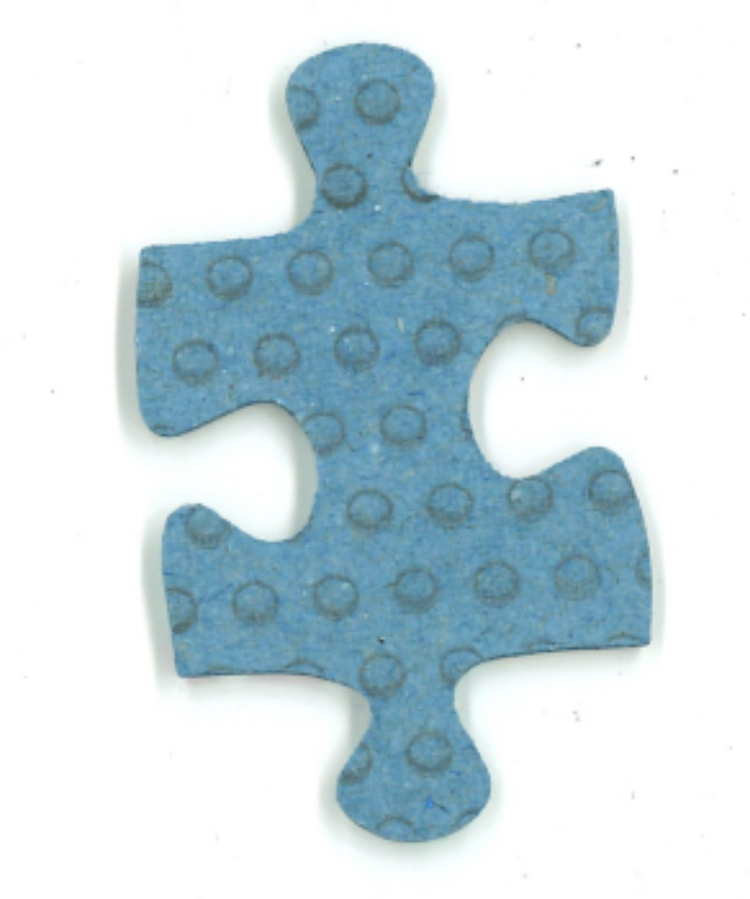
#> input picture resources/piece4.jpeg, 1500 x 1797 px (shown at 1/2 size)
$ python points_bspline.py
#> lines starting #> are read from the running program, lines starting #| are printed output that depends on the picture; after the words box and inside, x2 and y2 are one past the last pixel; in counts of white or black regions, pixels touching at a corner belong together
### elodie/reconnaissance_piece_vf.py
"""
Analyse d'une pièce de puzzle à partir d'une photo.

Étapes :
1. Segmentation de la pièce par couleur (masque HSV calibré automatiquement).
2. Nettoyage du masque (ouverture/fermeture morphologique, remplissage des trous).
3. Extraction du contour et détection des coins (courbure locale).
4. Découpage du contour en segments (un par côté de la pièce).
5. Ajustement d'une spline sur chaque segment.
6. Normalisation de chaque segment dans un repère coin-à-coin, pour pouvoir
   comparer la forme des côtés entre pièces différentes.
"""

import numpy as np
import matplotlib.pyplot as plt
from matplotlib import image
from scipy import ndimage
from scipy.interpolate import splprep, splev
from skimage.feature import corner_harris, corner_peaks
from skimage import measure
from skimage.color import rgb2hsv


# ----------------------------------------------------------------------
# Configuration
# ----------------------------------------------------------------------

FICHIER_IMAGE = "./resources/n_pieces_ensembles/Test_4_pieces_2.jpg"
AFFICHER_GRAPHIQUES = True  # passe à False pour désactiver tous les plt.show()

# Paramètres de calibration du masque bleu
SAT_MIN = 0.20
VAL_MIN = 0.20
LARGEUR_HUE = 0.06

# Paramètres de détection des coins / segments
NB_COINS = 4
SEUIL_COURBURE = 10       # nb de voisins pris en compte de chaque côté d'un point
DISTANCE_MIN_COINS = 500  # distance min entre deux coins retenus


# ----------------------------------------------------------------------
# 1. Chargement de l'image et masque de couleur
# ----------------------------------------------------------------------

def charger_image(chemin):
    """Charge l'image et renvoie les canaux HSV (RGB seulement, sans alpha)."""
    img = image.imread(chemin)
    img_hsv = rgb2hsv(img[:, :, :3])
    return img, img_hsv[:, :, 0], img_hsv[:, :, 1], img_hsv[:, :, 2]


def creer_masque_bleu(img_h, img_s, img_v, sat_min=SAT_MIN, val_min=VAL_MIN,
                       largeur_hue=LARGEUR_HUE):
    """Construit un masque binaire de la pièce en calibrant automatiquement
    la teinte dominante parmi les pixels suffisamment saturés."""
    candidat = (img_s > sat_min) & (img_v > val_min)
    if not np.any(candidat):
        raise ValueError("Aucun pixel suffisamment saturé pour calibrer le masque.")

    h_candidats = img_h[candidat]
    hist, bins = np.histogram(h_candidats, bins=60, range=(0.0, 1.0))
    i_pic = np.argmax(hist)
    h_centre = 0.5 * (bins[i_pic] + bins[i_pic + 1])

    masque = candidat & (np.abs(img_h - h_centre) <= largeur_hue)
    return masque, h_centre


# ----------------------------------------------------------------------
# 2. Nettoyage du masque
# ----------------------------------------------------------------------

def nettoyer_masque(masque):
    """Enlève le bruit, lisse le contour, ne garde que la plus grande
    composante connexe et comble les trous internes."""
    masque_propre = ndimage.binary_opening(masque, structure=np.ones((3, 3)))
    masque_propre = ndimage.binary_closing(masque_propre, structure=np.ones((20, 20)))

    labels, nb = ndimage.label(masque_propre)
    tailles = ndimage.sum(masque_propre, labels, range(1, nb + 1))
    if len(tailles) == 0:
        raise ValueError("Aucune composante détectée : ajuste les seuils HSV du masque.")

    plus_grande = np.argmax(tailles) + 1
    masque_piece = labels == plus_grande

    masque_final = ndimage.binary_fill_holes(masque_piece)
    return masque_final


def extraire_bord(masque_final):
    """Renvoie les coordonnées (X, Y) des pixels de bord du masque."""
    masque_erode = ndimage.binary_erosion(masque_final)
    bord = masque_final & ~masque_erode

    X, Y = np.nonzero(bord)
    return bord, list(X), list(Y)


# ----------------------------------------------------------------------
# 3. Contour et détection des coins
# ----------------------------------------------------------------------

def detecter_coins_harris(masque_final, min_distance=150, threshold_rel=0.1):
    """Détection de coins par la méthode de Harris (donne un premier
    ensemble de candidats, affiné ensuite par courbure)."""
    reponse = corner_harris(masque_final.astype(float))
    coins = corner_peaks(reponse, min_distance=min_distance, threshold_rel=threshold_rel)
    return coins


def extraire_contour_principal(masque_final):
    """Renvoie le plus long contour détecté dans le masque."""
    contours = measure.find_contours(masque_final, level=0.5)
    return max(contours, key=len)


def lisser_contour(contour, sigma=7):
    """Lisse un contour fermé par filtre gaussien (wrap autour de la boucle)."""
    contour_ferme = np.vstack([contour, contour[:1]])
    row_lisse = ndimage.gaussian_filter1d(contour_ferme[:, 0], sigma=sigma, mode="wrap")[:-1]
    col_lisse = ndimage.gaussian_filter1d(contour_ferme[:, 1], sigma=sigma, mode="wrap")[:-1]
    return np.column_stack([row_lisse, col_lisse])


def trouver_indice(contour, point):
    """Indice du point du contour le plus proche d'un point donné."""
    distances = np.sqrt((contour[:, 0] - point[0]) ** 2 + (contour[:, 1] - point[1]) ** 2)
    return np.argmin(distances)


def score_courbure(contour, index, seuil):
    """Score de courbure locale au point `index`, basé sur le produit
    scalaire entre les vecteurs vers les voisins gauche/droite."""
    n = len(contour)
    p = contour[index]
    score = 0.0
    for j in range(1, seuil + 1):
        i_gauche = (index - j) % n
        i_droite = (index + j) % n
        score += abs(
            (contour[i_gauche][0] - p[0]) * (contour[i_droite][0] - p[0])
            + (contour[i_gauche][1] - p[1]) * (contour[i_droite][1] - p[1])
        )
    return score


def trouver_minima_locaux(scores, rayon=5):
    """Renvoie les indices des minima locaux d'une courbe 1D cyclique."""
    n = len(scores)
    minima = []
    for i in range(n):
        indices = [(i + k) % n for k in range(-rayon, rayon + 1)]
        if scores[i] == np.min(scores[indices]):
            minima.append(i)
    return np.array(minima, dtype=int)


def max_courbure(contour, points, seuil, distance_min, nb_coins=NB_COINS,
                 contour_score=None):
    """Sélectionne les `nb_coins` points de plus forte courbure parmi
    `points`, en imposant une distance minimale entre eux.

    La sélection n'est pas strictement greedy : si un meilleur point arrive
    dans la même zone qu'un point déjà retenu, il peut le remplacer.
    """
    if len(points) == 0:
        return np.array([]), np.array([])

    contour_pour_score = contour if contour_score is None else contour_score
    scores = np.array([score_courbure(contour_pour_score, index, seuil) for index in points])
    ordre = np.argsort(scores)

    selection = []

    for pos in ordre:
        index = int(points[pos])
        point = contour[index]
        score = float(scores[pos])

        proches = [k for k, item in enumerate(selection)
                   if np.sqrt((item["point"][0] - point[0]) ** 2 + (item["point"][1] - point[1]) ** 2) < distance_min]

        if proches:
            k_pire = max(proches, key=lambda k: selection[k]["score"])
            if score < selection[k_pire]["score"]:
                selection[k_pire] = {"index": index, "point": point, "score": score}
        elif len(selection) < nb_coins:
            selection.append({"index": index, "point": point, "score": score})
        elif score < max(selection, key=lambda item: item["score"])["score"]:
            k_pire = max(range(len(selection)), key=lambda k: selection[k]["score"])
            selection[k_pire] = {"index": index, "point": point, "score": score}

    selection.sort(key=lambda item: item["index"])
    points_filtres = np.array([item["point"] for item in selection])
    i_filtres = np.array([item["index"] for item in selection], dtype=int)
    return points_filtres, i_filtres


# ----------------------------------------------------------------------
# 4. Découpage en segments
# ----------------------------------------------------------------------

def extraire_segments(contour, indices):
    """Découpe le contour en segments entre coins consécutifs (boucle)."""
    segments = []
    n = len(indices)
    for k in range(n):
        i_debut = indices[k]
        i_fin = indices[(k + 1) % n]
        if i_fin > i_debut:
            segment = contour[i_debut:i_fin + 1]
        else:
            segment = np.vstack([contour[i_debut:], contour[:i_fin + 1]])
        segments.append(segment)
    return segments


# ----------------------------------------------------------------------
# 5. Ajustement de splines
# ----------------------------------------------------------------------

def nettoyer_doublons_consecutifs(segment):
    """Enlève les points consécutifs identiques (requis par splprep)."""
    garder = [segment[0]]
    for p in segment[1:]:
        if not np.array_equal(p, garder[-1]):
            garder.append(p)
    return np.array(garder)


def ajuster_spline_segment(segment, lissage=0):
    """Ajuste une spline paramétrique (x(u), y(u)) sur un segment."""
    segment = nettoyer_doublons_consecutifs(segment)
    x = segment[:, 1]
    y = segment[:, 0]
    tck, u = splprep([x, y], s=lissage)
    return tck


# ----------------------------------------------------------------------
# 6. Normalisation coin-à-coin
# ----------------------------------------------------------------------

def normaliser_segment(segment):
    """Exprime un segment dans un repère où le premier coin est l'origine
    et l'axe (along) relie les deux coins du segment. Les deux coordonnées
    sont normalisées par la longueur du côté, ce qui rend les segments
    comparables entre eux sans amplifier artificiellement les côtés plats."""
    x = segment[:, 1].astype(float)
    y = segment[:, 0].astype(float)

    x0, y0 = x[0], y[0]
    x1, y1 = x[-1], y[-1]

    px = x - x0
    py = y - y0

    vx, vy = x1 - x0, y1 - y0
    longueur = np.sqrt(vx ** 2 + vy ** 2)
    vx, vy = vx / longueur, vy / longueur

    along = px * vx + py * vy
    height = px * vy - py * vx

    if longueur > 0:
        along = along / longueur
        height = height / longueur

    return np.column_stack([along, height])


# [258 lines left out: functions _reechantillonner_normalise, comparer_splines, trouver_correspondances_bords, meilleure_correspondance_par_bord, afficher_correspondances, afficher_contour_simplifie and 4 more, not called in this run]


# ----------------------------------------------------------------------
# Pipeline principal
# ----------------------------------------------------------------------

def analyser_piece(fichier_image=FICHIER_IMAGE, afficher=AFFICHER_GRAPHIQUES):
    img, img_h, img_s, img_v = charger_image(fichier_image)

    masque, h_centre = creer_masque_bleu(img_h, img_s, img_v)
    print(f"Teinte bleue détectée automatiquement : {h_centre:.3f}")

    masque_final = nettoyer_masque(masque)
    _, X, Y = extraire_bord(masque_final)

    coins_harris = detecter_coins_harris(masque_final)
    print(f"{len(coins_harris)} coins détectés (Harris)")

    contour_principal = extraire_contour_principal(masque_final)
    contour_lisse = lisser_contour(contour_principal, sigma=10)
    contour_simplifie = measure.approximate_polygon(contour_lisse, tolerance=15)

    indices_coins_harris = sorted(trouver_indice(contour_lisse, c) for c in coins_harris)
    print("Indices des coins (Harris) dans le contour :", indices_coins_harris)

    scores_courbure = np.array([score_courbure(contour_lisse, i, SEUIL_COURBURE) for i in range(len(contour_lisse))])
    indices_points = trouver_minima_locaux(scores_courbure, rayon=5)
    if len(indices_points) < NB_COINS:
        indices_points = np.arange(len(contour_lisse), dtype=int)
    coins_finaux, indices_coins = max_courbure(
        contour_lisse, indices_points, SEUIL_COURBURE, DISTANCE_MIN_COINS,
        contour_score=contour_lisse
    )
    indices_coins = np.sort(indices_coins)
    print(f"{len(coins_finaux)} coins retenus après filtrage par courbure")

    segments = extraire_segments(contour_lisse, indices_coins)
    for i, seg in enumerate(segments):
        print(f"Segment {i} : {len(seg)} points")

    if afficher:
        afficher_segments(segments, coins_finaux)
        afficher_contour_lisse_avec_coins(contour_lisse, coins_finaux)

    splines = [ajuster_spline_segment(seg, lissage=len(seg) * 2) for seg in segments]

    if afficher:
        afficher_splines(segments, splines)
        afficher_segments_normalises(segments)

    segments_norm = [normaliser_segment(seg) for seg in segments]

    return {
        "masque_final": masque_final,
        "contour_principal": contour_lisse,
        "coins": coins_finaux,
        "segments": segments_norm,
        "splines": splines,
    }

# [2 lines that do not run on import are left out]

""" # Exemple : analyser plusieurs pièces et chercher les correspondances de bords.
pieces = {
    "piece4": analyser_piece("./resources/piece4.jpeg", afficher=False),
    "piece3": analyser_piece("./resources/piece3.jpeg", afficher=False),
    # ajoute ici les autres pièces à comparer, ex :
    # "piece5": analyser_piece("./resources/piece5.jpeg", afficher=False),
}
correspondances = meilleure_correspondance_par_bord(pieces, marge=5.0)
afficher_correspondances(correspondances) """

### points_bspline.py
import numpy as np
from scipy.interpolate import BSpline, splev
from scipy.optimize import least_squares
import matplotlib.pyplot as plt
import sys
import os

# ----------------------------------------------------------------------
# Import du module de reconnaissance (segments pivotés)
# ----------------------------------------------------------------------

parent = os.path.abspath(os.path.join(os.path.dirname(__file__)))
sys.path.append(parent)

from elodie.reconnaissance_piece_vf import analyser_piece, normaliser_segment


# ----------------------------------------------------------------------
# 1. Ré-échantillonnage uniforme en longueur d’arc
# ----------------------------------------------------------------------

def echantillonner_segment(segment, n=200):
    """Ré-échantillonne un segment uniformément en longueur d’arc."""
    d = np.sqrt(np.sum(np.diff(segment, axis=0)**2, axis=1))
    u = np.concatenate([[0], np.cumsum(d)])
    u = u / u[-1]

    from scipy.interpolate import interp1d
    fx = interp1d(u, segment[:, 0])
    fy = interp1d(u, segment[:, 1])

    u_new = np.linspace(0, 1, n)
    return np.column_stack([fx(u_new), fy(u_new)])


# ----------------------------------------------------------------------
# 2. Optimisation des 9 points de contrôle
# ----------------------------------------------------------------------

def optimiser_segment(segment, n_ctrl=15, degree=2):
    """Optimise 9 points de contrôle pour approximer un segment pivoté."""

    # Segment déjà pivoté par reconnaissance_piece_vf
    Q = echantillonner_segment(segment, n=200)
    N = len(Q)
    t = np.linspace(0, 1, N)

    # Noeuds uniformes
    knots = np.concatenate((
        np.zeros(degree),
        np.linspace(0, 1, n_ctrl - degree + 1),
        np.ones(degree)
    ))

    # Initialisation des points de contrôle
    init_ctrl = Q[np.linspace(0, N-1, n_ctrl).astype(int)]

    # Fonction coût
    def cost(ctrl_flat):
        ctrl = ctrl_flat.reshape((n_ctrl, 2))
        spline_x = BSpline(knots, ctrl[:, 0], degree)
        spline_y = BSpline(knots, ctrl[:, 1], degree)
        C = np.vstack((spline_x(t), spline_y(t))).T
        return (C - Q).ravel()

    result = least_squares(cost, init_ctrl.ravel())
    return result.x.reshape((n_ctrl, 2)), knots, t


# ----------------------------------------------------------------------
# 3. Pipeline d’optimisation pour une pièce
# ----------------------------------------------------------------------

def optimiser_piece(fichier="./resources/piece4.jpeg", segment_id=3):
    """Optimise un segment d’une pièce analysée."""

    data = analyser_piece(fichier, afficher=False)
#> in charger_image, img is the input picture: shape (1797, 1500, 3); mean R, G, B 200.8, 217.8, 224.5
#> in analyser_piece, `img, img_h, img_s, img_v = charger_image(fichier_image)`:
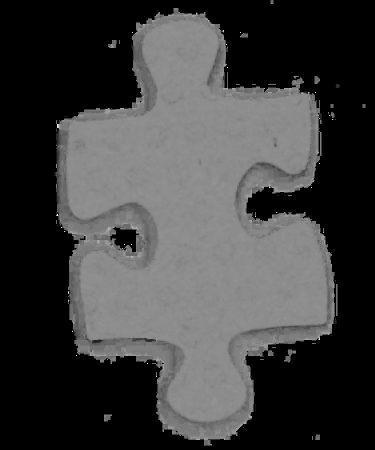
#> img_h: shape (1797, 1500) float64 (shown at 1/4 size); min 0, max 0.917, mean 0.247
#> in analyser_piece, `img, img_h, img_s, img_v = charger_image(fichier_image)`:
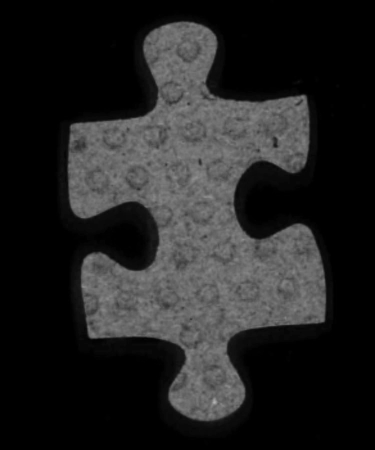
#> img_s: shape (1797, 1500) float64 (shown at 1/4 size); min 0, max 0.719, mean 0.138
#> in analyser_piece, `img, img_h, img_s, img_v = charger_image(fichier_image)`:
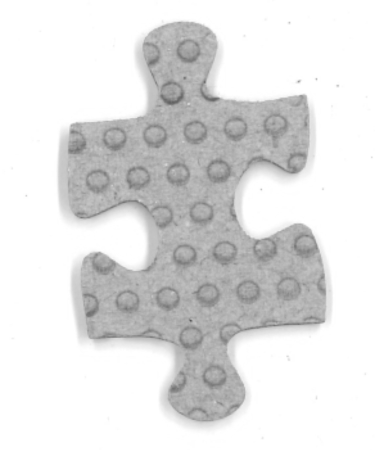
#> img_v: shape (1797, 1500) float64 (shown at 1/4 size); min 0.275, max 1, mean 0.881
#> in creer_masque_bleu, `candidat = (img_s > sat_min) & (img_v > val_min)`:
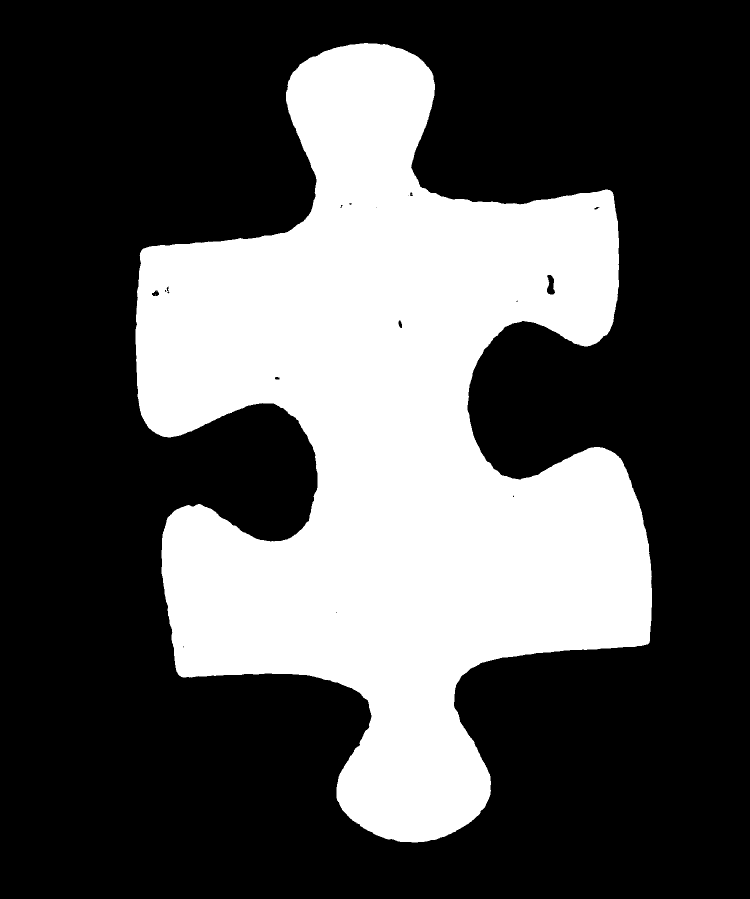
#> candidat: shape (1797, 1500) bool (shown at 1/2 size); 32.7% white; 2 white regions (1 under 20 px), largest, box (x1, y1, x2, y2) and area: (271, 86, 1304, 1685) 881753
#> in creer_masque_bleu, `hist, bins = np.histogram(h_candidats, bins=60, range=(0.0, 1.0))`: hist = 60 values, max 470052 at index 33, min 0 at index 0, mean 14695.9; bins = 61 values from 0 to 1
#> in creer_masque_bleu, `i_pic = np.argmax(hist)`: i_pic = 33
#> in creer_masque_bleu, `h_centre = 0.5 * (bins[i_pic] + bins[i_pic + 1])`: h_centre = 0.558
#| Teinte bleue détectée automatiquement : 0.558
#> in nettoyer_masque, `labels, nb = ndimage.label(masque_propre)`: nb = 1
#> in nettoyer_masque, `tailles = ndimage.sum(masque_propre, labels, range(1, nb + 1))`: tailles = [882965]
#> in nettoyer_masque, `plus_grande = np.argmax(tailles) + 1`: plus_grande = 1
#> in extraire_bord, `masque_erode = ndimage.binary_erosion(masque_final)`:
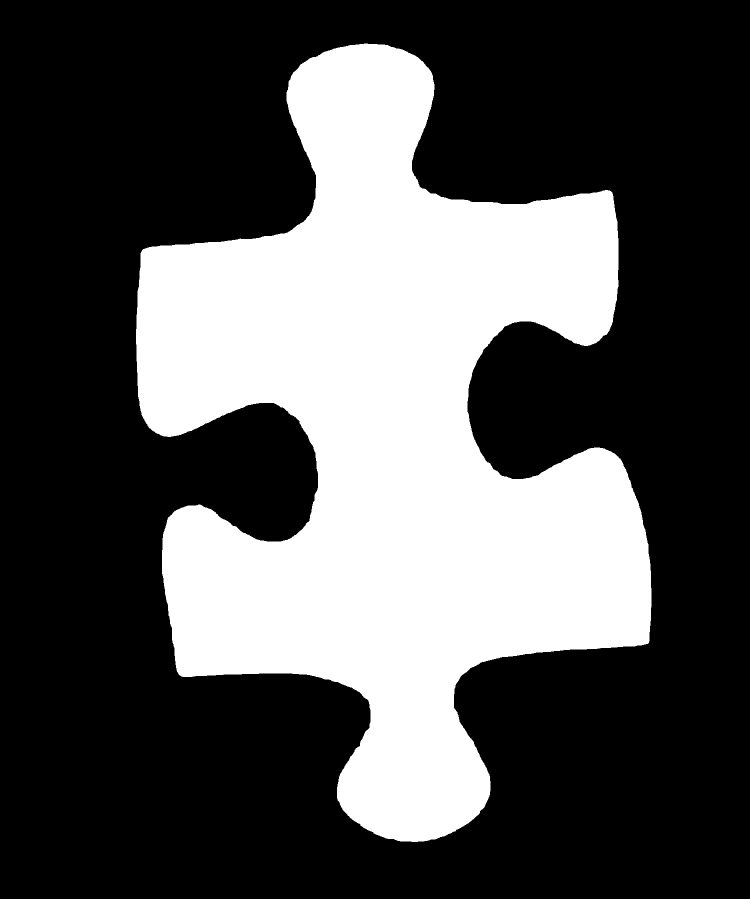
#> masque_erode: shape (1797, 1500) bool (shown at 1/2 size); 32.5% white; 1 white region, box (x1, y1, x2, y2) and area: (272, 87, 1303, 1684) 877013
#> in extraire_bord, `X, Y = np.nonzero(bord)`: X = 5952 values from 86 to 1684; Y = 5952 values, max 1303 at index 4127, min 271 at index 2052, mean 778.9
#> (the rest of the program and of its run is left out)
